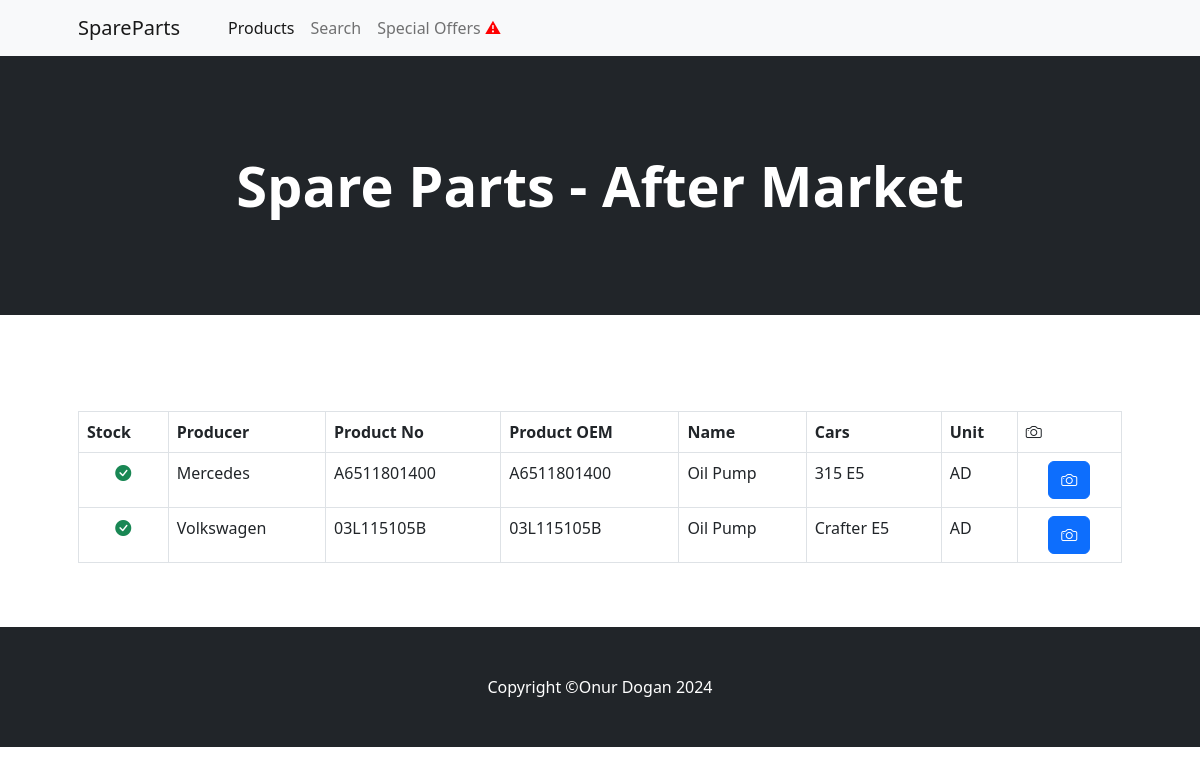
The page / on the database its author committed.
### ecom/models.py (models this page shows, shortened)
class Product(models.Model):
    name = models.CharField(max_length=100)
    product_supplier = models.CharField(max_length=250)
    product_code = models.CharField(max_length=250)
    price = models.IntegerField(default=0, blank=True, null=True)
    unit = models.ForeignKey(Unit, on_delete=models.CASCADE)
    category = models.ForeignKey(Category, on_delete=models.CASCADE)
    description = models.CharField(max_length=250, default='', blank=True, null=True)
    image = models.ImageField(upload_to='uploads/product/')
    oem = models.CharField(max_length=250)
    is_sale = models.BooleanField(default=True)
    is_special_offer = models.BooleanField(default=False)

class Category(models.Model):
    name=models.CharField(max_length=50)
    def __str__(self):
        return self.name

class Unit(models.Model):
    name = models.CharField(max_length=50)
    def __str__(self):
        return self.name

### ecom/views.py (the view)
# urls.py: 2. Add a URL to urlpatterns:  path('', views.home, name='home')
def home(request):
    products = Product.objects.all()
    return render(request,"home.html", {'products': products})

### ecom/templates/home.html (shortened to what this page needs)
{% extends 'base.html' %}
{% block content %}
    <header class="bg-dark py-5">
        <div class="container px-4 px-lg-5 my-5">
            <div class="text-center text-white">
                <h1 class="display-4 fw-bolder">Spare Parts - After Market</h1>
            </div>
        </div>
    </header>
    <section class="py-5">
        <div class="container px-4 px-lg-5 mt-5">
            <div class="table-responsive">
                <table class="table table-bordered">
                    <thead>
                        <tr>
                            <th scope="col">Stock</th>
                            <th scope="col">Producer</th>
                            <th scope="col">Product No</th>
                            <th scope="col">Product OEM</th>
                            <th scope="col">Name</th>
                            <th scope="col">Cars</th>
                            <th scope="col">Unit</th>
                            <th scope="col" style="width: 10%;"><i class="bi bi-camera"></i></th>
                        </tr>
                    </thead>
                    <tbody>
                        {% for product in products %}
                        <tr>
                            <td class="text-center">
                                {% if product.is_sale %}
                                    <i class="bi bi-check-circle-fill text-success"></i>
                                {% else %}
                                    <i class="bi bi-x-circle-fill text-danger"></i>
                                {% endif %}
                            </td>
                            <td>{{ product.product_supplier }}</td>
                            <td>{{ product.product_code }}</td>
                            <td>{{ product.oem }}</td>
                            <td>{{ product.name }}</td>
                            <td>{{ product.category }}</td>
                            <td>{{ product.unit }}</td>
                            <td class="text-center">
                                <button class="btn btn-primary see-image-btn" data-bs-toggle="modal" data-bs-target="#imageModal" data-image-url="{{ product.image.url }}">
                                    <i class="bi bi-camera" ></i>
                                </button>
                            </td>
                        </tr>
                        {% endfor %}
                    </tbody>
                </table>
            </div>
        </div>
    </section>
{% endblock %}

### ecom/templates/base.html (shortened to what this page needs)
{% load static %}
<!DOCTYPE html>
<html lang="en">
<head>
    <link href="https://cdn.jsdelivr.net/npm/bootstrap-icons@1.5.0/font/bootstrap-icons.css" rel="stylesheet" />
    <link href="{% static 'css/styles.css' %}" rel="stylesheet" />
</head>
<body>
    {% include 'navbar.html' %}
    {% block content %}{% endblock %}
    <footer class="py-5 bg-dark">
        <div class="container"><p class="m-0 text-center text-white">Copyright &copy;Onur Dogan 2024</p></div>
    </footer>
</body>
</html>

### ecom/templates/navbar.html (shortened to what this page needs)
    <nav class="navbar navbar-expand-lg navbar-light bg-light">
        <div class="container px-4 px-lg-5">
            <a class="navbar-brand" href="/">SpareParts</a>
            <div class="collapse navbar-collapse" id="navbarSupportedContent">
                <ul class="navbar-nav me-auto mb-2 mb-lg-0 ms-lg-4">
                    <li class="nav-item"><a class="nav-link active" aria-current="page" href="/">Products</a></li>
                    <li class="nav-item"><a class="nav-link " href="/search">Search</a></li>
                    <li class="nav-item">
                    <a class="nav-link" href="/offer">Special Offers
                        <span style="color: red;">&#x26A0;</span>
                    </a>
                    </li>
                </ul>
            </div>
        </div>
    </nav>

### rows shown on the page
Product: is_sale True (drawn), product_supplier "Mercedes", product_code "A6511801400", oem "A6511801400", name "Oil Pump", category "315 E5", unit "AD"
Product: is_sale True (drawn), product_supplier "Volkswagen", product_code "03L115105B", oem "03L115105B", name "Oil Pump", category "Crafter E5", unit "AD"
